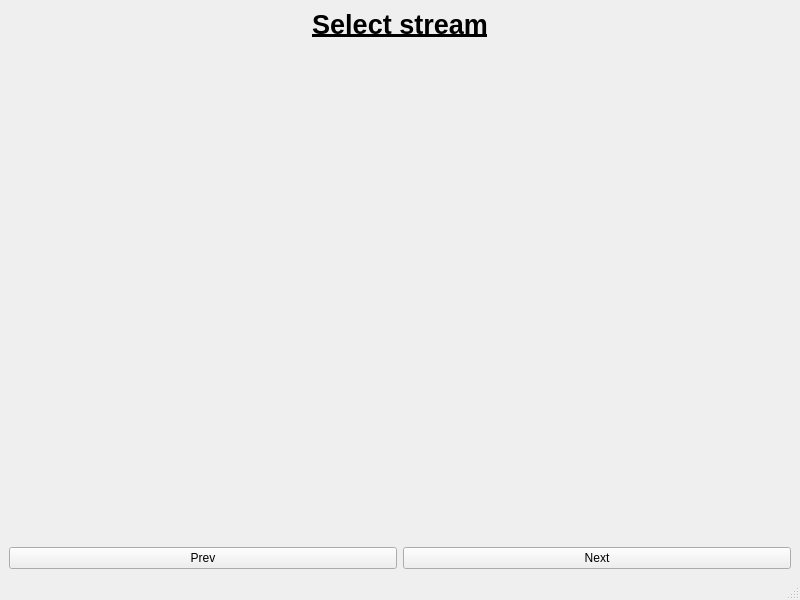
<?xml version="1.0" encoding="UTF-8"?>
<ui version="4.0">
 <class>MainWindow</class>
 <widget class="QMainWindow" name="MainWindow">
  <property name="geometry">
   <rect>
    <x>0</x>
    <y>0</y>
    <width>800</width>
    <height>600</height>
   </rect>
  </property>
  <property name="windowTitle">
   <string>MainWindow</string>
  </property>
  <widget class="QWidget" name="centralwidget">
   <layout class="QVBoxLayout" name="verticalLayout">
    <item>
     <widget class="QLabel" name="labelTitle">
      <property name="font">
       <font>
        <pointsize>20</pointsize>
        <bold>true</bold>
        <underline>true</underline>
       </font>
      </property>
      <property name="autoFillBackground">
       <bool>false</bool>
      </property>
      <property name="text">
       <string>Select stream</string>
      </property>
      <property name="scaledContents">
       <bool>false</bool>
      </property>
      <property name="alignment">
       <set>Qt::AlignCenter</set>
      </property>
     </widget>
    </item>
    <item>
     <widget class="QStackedWidget" name="stackedWidget"/>
    </item>
    <item>
     <layout class="QHBoxLayout" name="horizontalLayout">
      <item>
       <widget class="QPushButton" name="pushButtonPrev">
        <property name="text">
         <string>Prev</string>
        </property>
       </widget>
      </item>
      <item>
       <widget class="QPushButton" name="pushButtonNext">
        <property name="text">
         <string>Next</string>
        </property>
       </widget>
      </item>
     </layout>
    </item>
   </layout>
  </widget>
  <widget class="QMenuBar" name="menubar">
   <property name="geometry">
    <rect>
     <x>0</x>
     <y>0</y>
     <width>800</width>
     <height>22</height>
    </rect>
   </property>
  </widget>
  <widget class="QStatusBar" name="statusbar"/>
 </widget>
 <resources/>
 <connections/>
</ui>
